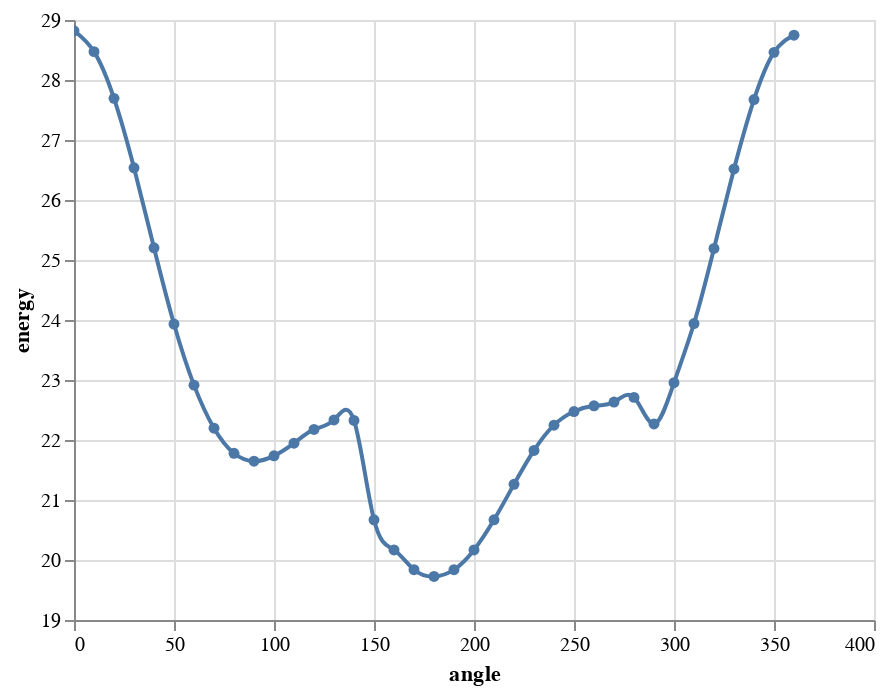

The notebook cell saved with this chart:
### Code cell
from rdkit.Chem import rdMolTransforms
import altair as alt
import copy
import pandas as pd
from rdkit.Chem import rdForceFieldHelpers
from rdkit.Chem import ChemicalForceFields

conformer=mol.GetConformer(0)
mp = AllChem.MMFFGetMoleculeProperties(mol)
mp.SetMMFFAngleTerm(True)
mp.SetMMFFEleTerm(True)
mp.SetMMFFOopTerm(False)
mp.SetMMFFVdWTerm(True)
mp.SetMMFFStretchBendTerm(True)
ffm = AllChem.MMFFGetMoleculeForceField(mol, mp)
m2=copy.deepcopy(mol)
energy=[]
confid=0
for angle in range(0,370,10):
    confid+=1
    ff2 = AllChem.MMFFGetMoleculeForceField(m2, mp)
    ff2.MMFFAddTorsionConstraint(1,2,3,4, False, angle - .1, angle + .1, 10000.0)
    ff2.Minimize()
    
    xyz=ff2.Positions()
    new_conf = Chem.Conformer(mol.GetNumAtoms())
    for i in range(mol.GetNumAtoms()):
        new_conf.SetAtomPosition(i, (m2.GetConformer(-1).GetAtomPosition(i)))
    new_conf.SetId(confid)
    mol.AddConformer(new_conf)
    energy.append(ffm.CalcEnergy(ff2.Positions()))
dfrdkit = pd.DataFrame({'angle':range(0,370,10), 'energy':energy})
alt.Chart(dfrdkit).mark_line(point=True,interpolate="natural").encode(
    alt.X('angle:Q',
        scale=alt.Scale(zero=False)
    ),
    alt.Y('energy:Q',
        scale=alt.Scale(zero=False)
    )
).interactive()

### Figure 1 — Vega-Lite specification as saved in the notebook (floating-point values rounded to 4 significant figures)
{"config": {"view": {"continuousWidth": 400, "continuousHeight": 300}}, "data": {"name": "data-d3a551264b53d47bc23bb7767b0591d2"}, "mark": {"type": "line", "interpolate": "natural", "point": true}, "encoding": {"x": {"type": "quantitative", "field": "angle", "scale": {"zero": false}}, "y": {"type": "quantitative", "field": "energy", "scale": {"zero": false}}}, "selection": {"selector055": {"type": "interval", "bind": "scales", "encodings": ["x", "y"]}}, "$schema": "https://vega.github.io/schema/vega-lite/v4.8.1.json", "datasets": {"data-d3a551264b53d47bc23bb7767b0591d2": [{"angle": 0, "energy": 28.82}, {"angle": 10, "energy": 28.47}, {"angle": 20, "energy": 27.69}, {"angle": 30, "energy": 26.54}, {"angle": 40, "energy": 25.2}, {"angle": 50, "energy": 23.93}, {"angle": 60, "energy": 22.91}, {"angle": 70, "energy": 22.2}, {"angle": 80, "energy": 21.78}, {"angle": 90, "energy": 21.65}, {"angle": 100, "energy": 21.74}, {"angle": 110, "energy": 21.95}, {"angle": 120, "energy": 22.18}, {"angle": 130, "energy": 22.33}, {"angle": 140, "energy": 22.33}, {"angle": 150, "energy": 20.67}, {"angle": 160, "energy": 20.17}, {"angle": 170, "energy": 19.84}, {"angle": 180, "energy": 19.73}, {"angle": 190, "energy": 19.84}, {"angle": 200, "energy": 20.17}, {"angle": 210, "energy": 20.67}, {"angle": 220, "energy": 21.26}, {"angle": 230, "energy": 21.83}, {"angle": 240, "energy": 22.25}, {"angle": 250, "energy": 22.47}, {"angle": 260, "energy": 22.57}, {"angle": 270, "energy": 22.63}, {"angle": 280, "energy": 22.71}, {"angle": 290, "energy": 22.27}, {"angle": 300, "energy": 22.95}, {"angle": 310, "energy": 23.94}, {"angle": 320, "energy": 25.19}, {"angle": 330, "energy": 26.52}, {"angle": 340, "energy": 27.67}, {"angle": 350, "energy": 28.46}, {"angle": 360, "energy": 28.75}]}}
